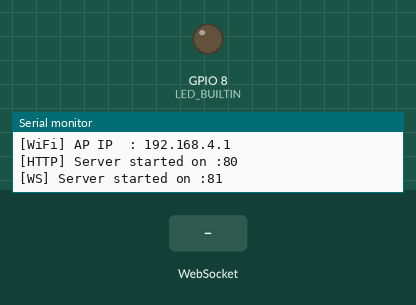
Simulated run of this sketch. Board: ESP32-C6. On the bench: output pins drawn as LEDs (lit = HIGH), the last lines printed to the serial monitor. Inputs (shaded band) come from the test bench.

Above: at 1.4 s.
1.5 s: WebSocket text "toggle" received
At 2.3 s:
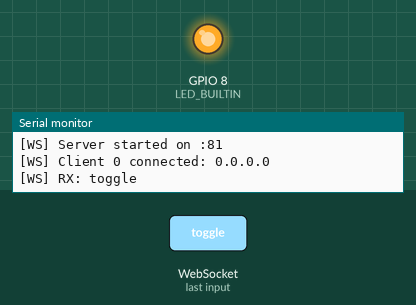
3.0 s: WebSocket text "status" received
4.5 s: WebSocket text "uptime" received
Timing chart, 0 to 7.5 s (numbered marks = the images above; inputs shaded):
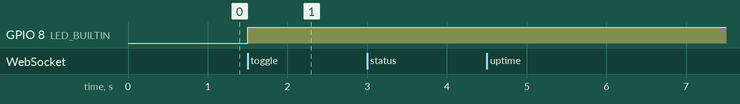

The sketch:

webSocketsServer.ino
```cpp
#include <WiFi.h>
#include <WebServer.h>
#include <WebSocketsServer.h>

// ====== Cấu hình Wi-Fi AP ======
const char* AP_SSID     = "ESP32_WIFI";
const char* AP_PASSWORD = "12345678"; // ít nhất 8 ký tự

// ====== Pin LED (onboard thường là GPIO 2) ======
#ifndef LED_BUILTIN
#define LED_BUILTIN 2
#endif

WebServer server(80);
WebSocketsServer webSocket(81);

bool ledState = false;
unsigned long lastTick = 0;

// --------- Trang HTML đơn giản có WebSocket ----------
const char INDEX_HTML[] PROGMEM = R"HTML(
<!doctype html>
<html lang="vi">
<head>
<meta charset="utf-8" />
<meta name="viewport" content="width=device-width, initial-scale=1" />
<title>ESP32 WebSocket Demo</title>
<style>
  body { font-family: ui-sans-serif, system-ui, Arial; margin: 0; padding: 24px; background:#0b1220; color:#e6edf3; }
  .card { max-width: 680px; margin: 0 auto; background: #0f172a; border: 1px solid #1f2937; border-radius: 16px; padding: 20px; box-shadow: 0 10px 30px rgba(0,0,0,.3); }
  h1 { margin-top: 0; font-size: 22px; }
  button { font-size: 16px; border:0; padding: 10px 16px; border-radius: 10px; background:#2563eb; color:white; cursor:pointer; }
  button:disabled { opacity:.5; cursor:not-allowed; }
  .row { display:flex; gap:12px; align-items:center; flex-wrap:wrap; }
  .badge { display:inline-block; padding:6px 10px; border-radius:999px; background:#111827; border:1px solid #374151; }
  .mono { font-family: ui-monospace, SFMono-Regular, Menlo, Consolas, monospace; }
  .ok { color:#22c55e; } .err { color:#ef4444; }
  .muted { color:#9ca3af; }
  .box { background:#0b1220; border:1px solid #1f2937; border-radius: 12px; padding:12px; }
</style>
</head>
<body>
  <div class="card">
    <h1>ESP32 ⟡ WebServer + WebSocket</h1>

    <div class="row">
      <span>WebSocket:</span>
      <span id="wsStatus" class="badge err">DISCONNECTED</span>
      <span class="muted">|</span>
      <span>LED:</span>
      <span id="ledBadge" class="badge">OFF</span>
      <button id="btnToggle" disabled>Toggle LED</button>
    </div>

    <div style="height:12px"></div>

    <div class="box mono" id="log" style="min-height:140px; white-space:pre-wrap;"></div>

    <div style="height:12px"></div>

    <div class="row">
      <button id="btnPing" disabled>Ping</button>
      <button id="btnGet" disabled>Get Status</button>
      <span class="muted">Uptime: <span id="uptime">0</span> s</span>
    </div>
  </div>

<script>
  const logEl = document.getElementById('log');
  const wsStatus = document.getElementById('wsStatus');
  const btnToggle = document.getElementById('btnToggle');
  const btnPing = document.getElementById('btnPing');
  const btnGet = document.getElementById('btnGet');
  const ledBadge = document.getElementById('ledBadge');
  const uptimeEl = document.getElementById('uptime');

  let ws;
  function connectWS() {
    const url = "ws://" + window.location.hostname + ":81/";
    ws = new WebSocket(url);

    ws.onopen = () => {
      wsStatus.textContent = "CONNECTED";
      wsStatus.classList.remove('err'); wsStatus.classList.add('ok');
      btnToggle.disabled = false; btnPing.disabled = false; btnGet.disabled = false;
      ws.send("hello");
      addLog("WS connected: " + url);
    };

    ws.onmessage = (ev) => {
      try {
        const msg = JSON.parse(ev.data);
        if (msg.type === "status") {
          ledBadge.textContent = msg.led ? "ON" : "OFF";
        }
        if (msg.type === "uptime") {
          uptimeEl.textContent = msg.seconds;
        }
        if (msg.type === "pong") {
          addLog("PONG: " + (msg.t || ""));
        }
        if (msg.type === "info") {
          addLog("INFO: " + msg.msg);
        }
      } catch(e) {
        addLog("RX: " + ev.data);
      }
    };

    ws.onclose = () => {
      wsStatus.textContent = "DISCONNECTED";
      wsStatus.classList.remove('ok'); wsStatus.classList.add('err');
      btnToggle.disabled = true; btnPing.disabled = true; btnGet.disabled = true;
      addLog("WS disconnected. Reconnecting in 2s…");
      setTimeout(connectWS, 2000);
    };

    ws.onerror = () => {
      addLog("WS error");
    };
  }

  function addLog(s) {
    const time = new Date().toLocaleTimeString();
    logEl.textContent = `[${time}] ${s}\n` + logEl.textContent;
  }

  btnToggle.onclick = () => ws.send("toggle");
  btnPing.onclick   = () => ws.send(JSON.stringify({type:"ping", t: Date.now()}));
  btnGet.onclick    = () => ws.send("get_status");

  connectWS();
</script>
</body>
</html>
)HTML";

// ---------- WebSocket events ----------
void handleWsEvent(uint8_t num, WStype_t type, uint8_t *payload, size_t length) {
  switch (type) {
    case WStype_CONNECTED: {
      IPAddress ip = webSocket.remoteIP(num);
      Serial.printf("[WS] Client %u connected: %s\n", num, ip.toString().c_str());
      // Gửi trạng thái ban đầu
      String s = String("{\"type\":\"status\",\"led\":") + (ledState ? "true" : "false") + "}";
      webSocket.sendTXT(num, s);
      break;
    }
    case WStype_DISCONNECTED:
      Serial.printf("[WS] Client %u disconnected\n", num);
      break;

    case WStype_TEXT: {
      String msg = String((char*)payload, length);
      Serial.printf("[WS] RX: %s\n", msg.c_str());

      if (msg == "toggle") {
        ledState = !ledState;
        digitalWrite(LED_BUILTIN, ledState ? HIGH : LOW);
        String s = String("{\"type\":\"status\",\"led\":") + (ledState ? "true" : "false") + "}";
        webSocket.broadcastTXT(s);
      } else if (msg == "get_status") {
        String s = String("{\"type\":\"status\",\"led\":") + (ledState ? "true" : "false") + "}";
        webSocket.sendTXT(num, s);
      } else {
        // Thử parse JSON cho ping
        if (msg.indexOf("\"type\":\"ping\"") != -1) {
          webSocket.sendTXT(num, String("{\"type\":\"pong\",\"t\":") + millis() + "}");
        } else {
          webSocket.sendTXT(num, "{\"type\":\"info\",\"msg\":\"Unknown command\"}");
        }
      }
      break;
    }

    default:
      break;
  }
}

void setup() {
  Serial.begin(115200);
  delay(200);

  pinMode(LED_BUILTIN, OUTPUT);
  digitalWrite(LED_BUILTIN, LOW);

  // Bật AP
  WiFi.mode(WIFI_AP);
  bool ok = WiFi.softAP(AP_SSID, AP_PASSWORD);
  if (!ok) {
    Serial.println("[WiFi] softAP failed!");
  }
  // (Tùy chọn) đặt IP AP cố định: 192.168.4.1 là mặc định
  // WiFi.softAPConfig(IPAddress(192,168,4,1), IPAddress(192,168,4,1), IPAddress(255,255,255,0));

  Serial.print("[WiFi] AP SSID: "); Serial.println(AP_SSID);
  Serial.print("[WiFi] AP IP  : "); Serial.println(WiFi.softAPIP());

  // HTTP server
  server.on("/", []() {
    server.send_P(200, "text/html", INDEX_HTML);
  });
  server.on("/api/led", HTTP_GET, [](){
    String s = String("{\"led\":") + (ledState ? "true":"false") + "}";
    server.send(200, "application/json", s);
  });
  server.begin();
  Serial.println("[HTTP] Server started on :80");

  // WebSocket server
  webSocket.begin();
  webSocket.onEvent(handleWsEvent);
  Serial.println("[WS] Server started on :81");
}

void loop() {
  server.handleClient();
  webSocket.loop();

  // Gửi uptime mỗi 1 giây qua WS
  if (millis() - lastTick >= 1000) {
    lastTick = millis();
    String up = String("{\"type\":\"uptime\",\"seconds\":") + (millis()/1000) + "}";
    webSocket.broadcastTXT(up);
  }
}
```

Measured:
- after the input at 1.5 s, GPIO 8 (LED_BUILTIN): LOW → HIGH at once
